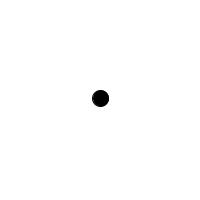
Frame 1 (no input)
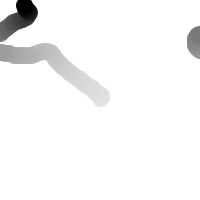
Frame 60 (the mouse pressed at the canvas centre just before this capture)
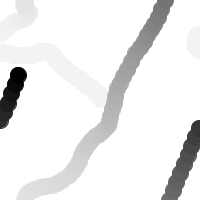
Frame 120 (the mouse held since frame 60 and released just before this capture)

The Processing sketch that drew these frames (run headless with seeded random() and noise(); from frame 60 on, the mouse is pressed at the canvas centre):

// Processing sketch: processing_60765
// ── processing_60765.pde

// PVector accelerated mover algorythm
// worms accelerated
// processing.org/learning/pvector/
// 08.05.2012 12:10

Mover mover; // declare Mover object

void setup () {
  size (200,200);
  smooth();
  background (255);
  
  mover = new Mover(); // make Mover object
}

void draw() {
  noStroke();
  fill(255,10);
  rect(0,0,width,height);
  
  // call functions on Mover object
  mover.update();
  mover.checkEdges();
  mover.display();
}

class Mover {
   
  PVector location; // one PVector for location
  PVector velocity; // one PVector for velocity
  PVector acceleration; // acceleration added
  float topspeed; // limits velocity magnitude
  
  Mover() {
    location = new PVector(width/2,height/2);
    velocity = new PVector(0,0);
    acceleration = new PVector(-0.001,0.01);
    topspeed = 10;
  }
  
  void update() {
    
    acceleration = new PVector(random(-1,1), random(-1,1));
    acceleration.normalize();
    // acceleration.mult(0.5); // scaling the acceleration to constant
    acceleration.mult(random(2)); // random scaled acceleration
    
    velocity.add(acceleration);
    velocity.limit(topspeed);
    location.add(velocity);
  }
  
  void display() {
    stroke(0);
    fill(0);
    ellipse(location.x,location.y,16,16);
  }
  
  void checkEdges() {
   
   if (location.x > width) { 
   location.x = 0;
  } else if (location.x < 0) {
    location.x = width;
  }

   if (location.y > height) {
     location.y = 0;
    } else if (location.y < 0) {
      location.y = height;
    }
  }
}
